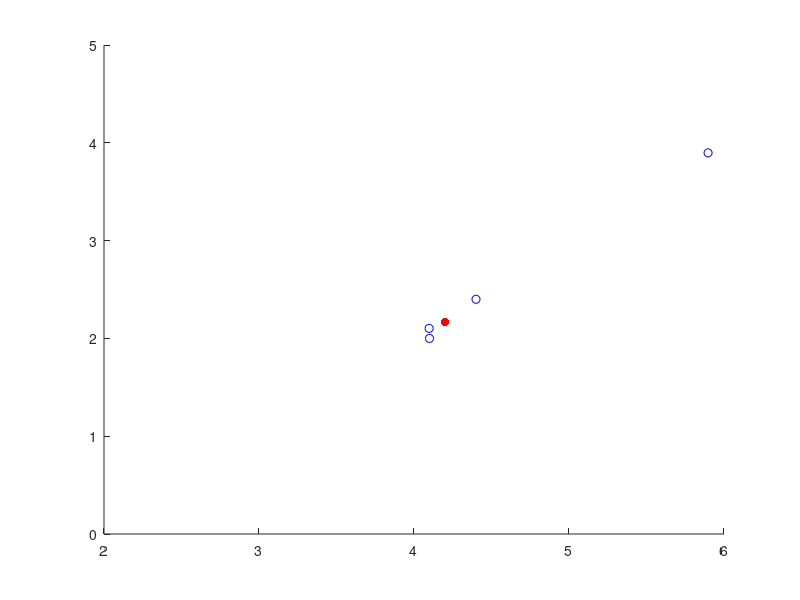

MATLAB code for this plot:
coords=[4.1000    2.0000
    4.4000    2.4000
    NaN       NaN
    4.0975    2.1025
    NaN       NaN
    5.8972    3.8972];
x=coords(:,1);
y=coords(:,2);
w=length(coords);
A=sortrows(coords)
Ztotalx=zeros(w,1);
Ztotaly=zeros(w,1);
ZtotalAllx=zeros(w,w);
ZtotalAlly=zeros(w,w);

for i=1:w,
    
    for n=1:w;
        Zx=A(n,1)-A(i,1);
        Ztotalx(n,:)=Zx;
    end
   ZtotalAllx(:,i)=Ztotalx;
end

for p=1:w,
    
    for q=1:w;
        Zy=A(q,2)-A(p,2);
        Ztotaly(q,:)=Zy;
    end
   ZtotalAlly(:,p)=Ztotaly;
end

ZtotalAllx(isnan(ZtotalAllx))=0;
ZtotalAlly(isnan(ZtotalAlly))=0;

squarex=ZtotalAllx.^2;
squarey=ZtotalAlly.^2;
addsquare=squarex+squarey;
dist=sqrt(addsquare);

dist(dist>1)=0;
dist

[row,col]=find(dist); %each number is a coordinate from A. The pairs of numbers indicate the coordinates that are close to each other
loc=[row col];
c=sort(loc,2);   %sorts the rows so smallest coordinate on the left
d=sortrows(c);   %sorts the rows in order top to bottom
e=unique(d)
l=length(e);

%x coordinates
for v=1:l
    xval=A(e(v),1);
    xvals(v,:)=xval;
end
%y coordinates
for w=1:l
    yval=A(e(w),2);
    yvals(w,:)=yval;
end

avgx=mean(xvals)
avgy=mean(yvals)
    
scatter(x,y,'b')
hold on
scatter(avgx,avgy,'r','filled')
xlim([2 6])
ylim([0 5])

